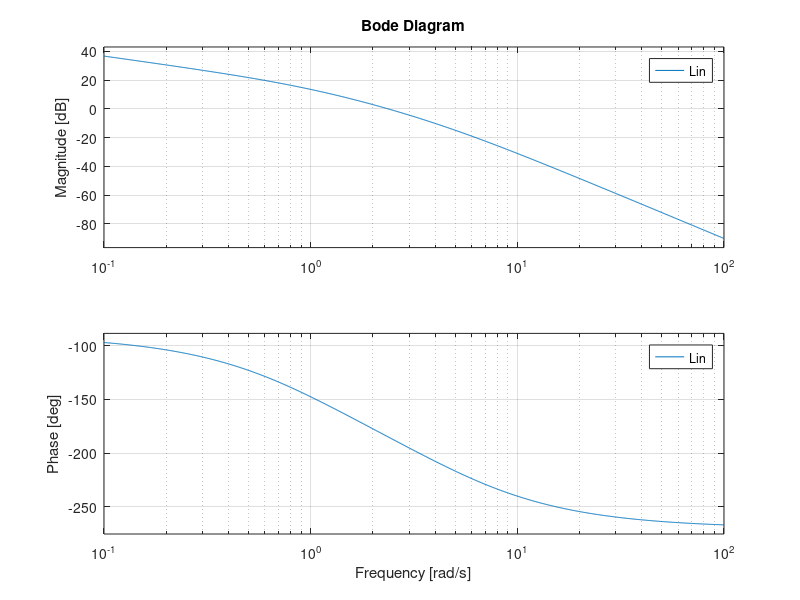

The MATLAB source for this figure: (Note: this script raises an error after producing the figure.)
clear all
close all
clc

s=tf('s');

Gp= 100/(s^2+5.5*s+4.5);
[rp,pp]= tfdata(Gp,'v')

%given
Gs=1;
Ga=0.014;
Gr=1;
Gd=1;
Dao= 1.5*1e-3;

wp=0.03;
ws=60;

ap=16*1e-2;
as=2*1e-1;

kd=1;
Ro=1;

shat=12;
ts5=8;
tr=2;

Gf=1/Gs;
kp=dcgain(Gp);
%2
r1= 1.5*1e-1;
kc2=kd^2*Ro/(kp*Ga*r1)

%3
r2= 4.5*1e-3;


%4
r4=2*1e-3
Ms = 20*log10(r4/ap)

wl= 10^(-Ms/40)*wp;
wc_s= wl*2

%5
r5= 8*1e-4;
Mt= 20*log10(r5*Gs/as)

wh= 10^(Mt/40)*ws;
wc_t= wh/2
%
zeta= abs(log(shat))/sqrt(pi^2+(log(shat))^2),
Tpmax= 1/(2*zeta*sqrt(1-zeta^2))
Spmax= 2*zeta*sqrt(2+4*zeta^2+2*sqrt(1+8*zeta^2))/(sqrt(1+8*zeta^2)+4*zeta^2-1),

%tr cond
r_tr= 1/sqrt(1-zeta^2)*(pi-acos(zeta))*sqrt(sqrt(1+4*zeta^4)-2*zeta^2);
wc_tr= r_tr/tr

r_ts= -log(5)/zeta *sqrt(sqrt(1+4*zeta^4)-2*zeta^2);
wc_ts5= r_ts/ts5;

%
wc_min= max([wc_ts5,wc_tr,wc_s])
wc_max= wc_t

kc=22;
%initial contr
nu=1
Lin= kc/s^nu *Gp*Gs*Gf*Ga

figure(1)
bode(Lin),


wdes=1.2;
wnorm1= 0.75;
z=wdes/wnorm1,
Rz=(1+s/z);

wnorm2= 100;
pi= wdes/wnorm2,
mi= 10^(13/20),
Ri=(1+s/(mi*pi))/(1+s/pi);

L= kc/s^nu*Gp*Gs*Ga*Gf*Rz*Ri;

figure(2)
[num,den]= tfdata(Lin,'v');
nyquist1(num,den)

figure(3)

myngridst(Tpmax,Spmax)
hold on,
nichols(Lin)
hold on 
nichols(L)

T=minreal(zpk(L/(1+L)),1e-3);
S= minreal(zpk(1-T),1e-3);
kd=1;
t=linspace(0,20,50000);
figure(4)
step(kd*T)
r=stepinfo(kd*T,'SettlingTimeThreshold',0.05)

figure(5)
bodemag(T)
figure(6)
bodemag(S)
